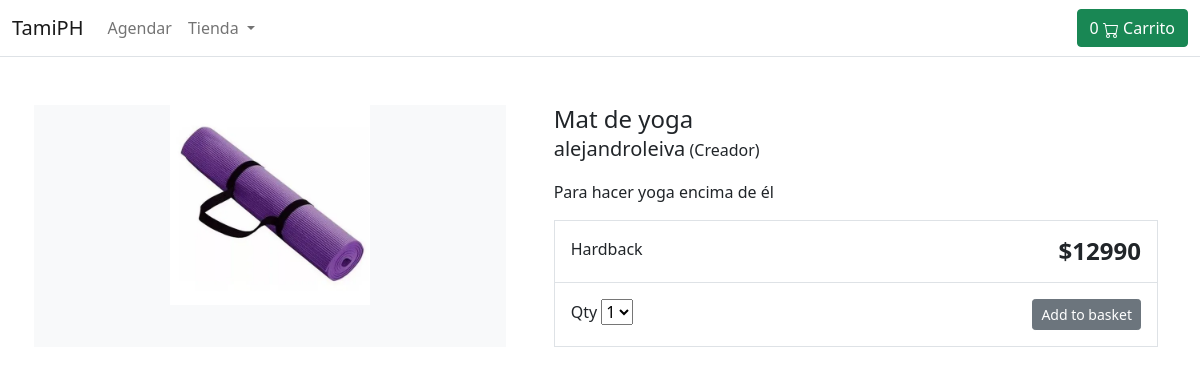
The app's page /mat-de-yoga/ with its own data.
### store/models.py (models this page shows, shortened)
class Product(models.Model):
    category = models.ForeignKey(Category, related_name='category', on_delete=models.CASCADE)
    created_by = models.ForeignKey(User, related_name='product_creator', on_delete=models.CASCADE)
    name = models.CharField(max_length=255, unique=True)
    desc = models.TextField(blank=True)
    image = models.ImageField(upload_to='images/', default='images/default.jpeg')
    slug = models.SlugField(max_length=255, unique=True)
    price = models.IntegerField()
    in_stock = models.BooleanField(default=True)
    active = models.BooleanField(default=False)
    created_at = models.DateTimeField(auto_now_add=True)
    updated_at = models.DateTimeField(auto_now=True)
    objects = models.Manager()
    products = ProductManager()
    class Meta:
        verbose_name_plural = 'Products'
        ordering = ('-created_at',)

### store/views.py (the view)
# urls.py: path('<slug:slug>/', views.ProductDetailView.as_view(), name='product_detail'),
class ProductDetailView(generic.DetailView):
    model = Product
    template_name = 'store/products/single.html'
    context_object_name = 'product'

### basket/basket.py (called while the page is built)
    def __len__(self):
        return sum(item['product_qty'] for item in self.basket.values())

### store/context_processors.py (called while the page is built)
def categories(request):
    return {
        'categories': Category.objects.all()
        }

### store/models.py (called while the page is built)
    def get_absolute_url(self):
        return reverse('store:category_detail', args=[self.slug])

### templates/store/products/single.html (shortened to what this page needs)
{% extends "../base.html" %}
{% block content %}
<div class="container">
    <main class="pt-5">
        <div class="row g-3">
            <div class="col-md-5 col-lg-5 order-md-first bg-light">
                <img class="img-fluid mx-auto d-block" width="200px" alt="Responsive image" src="{{ product.image.url }}">
            </div>
            <div class="col-md-7 col-lg-7 ps-md-3 ps-lg-5">
                <h1 class="mb-0 h4">{{ product.name }}</h1>
                <p><span class="lead">{{ product.created_by }}</span> (Creador)</p>
                <p>{{ product.desc|slice:":355" }}</p>
                <div class="border">
                    <div class="col border-bottom">
                        <div class="row p-3">
                            <div class="col-6">Hardback</div>
                            <div class="col-6 text-end"><span class="h4 fw-bold">${{ product.price }}</span></div>
                        </div>
                    </div>
                    <div class="col">
                        <div class="row p-3">
                            <div class="col-6">
                                <label for="select">Qty</label>
                                <select id="select_qty">
                                    <option value="">1</option>
                                </select>
                            </div>
							<div class="col-6 text-end">
<button type="button" id="add-button" value="{{product.id}}" class="btn btn-secondary btn-sm">Add to basket</button>
							</div>
                        </div>
                    </div>
                </div>
            </div>
        </div>
    </main>
</div>
{% endblock %}

### records on screen
Product: image (picture), name "Mat de yoga", created_by "alejandroleiva", desc "Para hacer yoga encima de él", price "12990"
